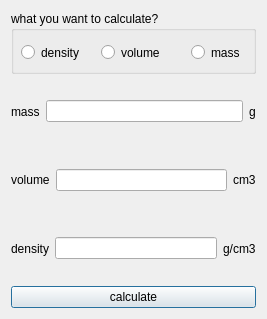
<?xml version="1.0" encoding="UTF-8"?>
<ui version="4.0">
 <class>DensityCalc</class>
 <widget class="QDialog" name="DensityCalc">
  <property name="geometry">
   <rect>
    <x>0</x>
    <y>0</y>
    <width>267</width>
    <height>319</height>
   </rect>
  </property>
  <property name="windowTitle">
   <string>Density Calculator</string>
  </property>
  <layout class="QGridLayout" name="gridLayout">
   <item row="3" column="0">
    <layout class="QHBoxLayout" name="horizontalLayout_3">
     <item>
      <widget class="QLabel" name="label_3">
       <property name="text">
        <string>density</string>
       </property>
      </widget>
     </item>
     <item>
      <widget class="QLineEdit" name="dentsityEdit"/>
     </item>
     <item>
      <widget class="QLabel" name="label_4">
       <property name="text">
        <string>g/cm3</string>
       </property>
      </widget>
     </item>
    </layout>
   </item>
   <item row="1" column="0">
    <layout class="QHBoxLayout" name="horizontalLayout">
     <item>
      <widget class="QLabel" name="label">
       <property name="text">
        <string>mass</string>
       </property>
      </widget>
     </item>
     <item>
      <widget class="QLineEdit" name="massEdit"/>
     </item>
     <item>
      <widget class="QLabel" name="label_6">
       <property name="text">
        <string>g</string>
       </property>
      </widget>
     </item>
    </layout>
   </item>
   <item row="2" column="0">
    <layout class="QHBoxLayout" name="horizontalLayout_2">
     <item>
      <widget class="QLabel" name="label_2">
       <property name="text">
        <string>volume</string>
       </property>
      </widget>
     </item>
     <item>
      <widget class="QLineEdit" name="volumeEdit"/>
     </item>
     <item>
      <widget class="QLabel" name="label_5">
       <property name="text">
        <string>cm3</string>
       </property>
      </widget>
     </item>
    </layout>
   </item>
   <item row="0" column="0">
    <widget class="QGroupBox" name="groupBox">
     <property name="title">
      <string>what you want to calculate?</string>
     </property>
     <widget class="QRadioButton" name="radioButton">
      <property name="geometry">
       <rect>
        <x>10</x>
        <y>30</y>
        <width>112</width>
        <height>23</height>
       </rect>
      </property>
      <property name="text">
       <string>density</string>
      </property>
     </widget>
     <widget class="QRadioButton" name="radioButton_2">
      <property name="geometry">
       <rect>
        <x>90</x>
        <y>30</y>
        <width>112</width>
        <height>23</height>
       </rect>
      </property>
      <property name="text">
       <string>volume</string>
      </property>
     </widget>
     <widget class="QRadioButton" name="radioButton_3">
      <property name="geometry">
       <rect>
        <x>180</x>
        <y>30</y>
        <width>112</width>
        <height>23</height>
       </rect>
      </property>
      <property name="text">
       <string>mass</string>
      </property>
     </widget>
    </widget>
   </item>
   <item row="4" column="0">
    <widget class="QPushButton" name="pushButton">
     <property name="text">
      <string>calculate</string>
     </property>
    </widget>
   </item>
  </layout>
 </widget>
 <resources/>
 <connections/>
</ui>
